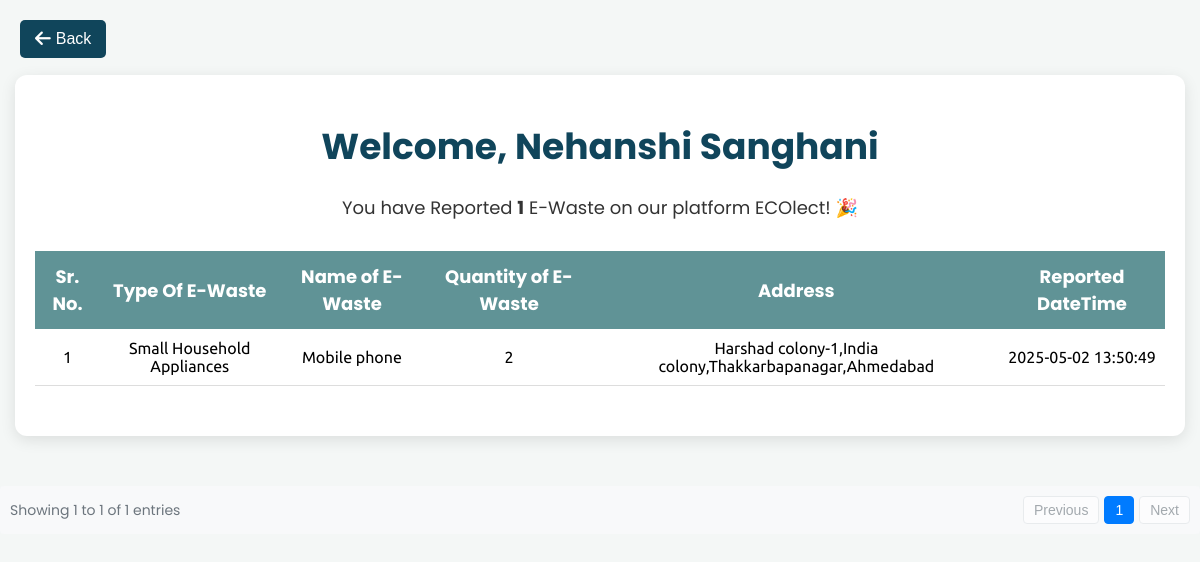
The app's page /reported.php?email=nehanshisanghani261@gmail.com with its own data.
### tables this page shows
CREATE TABLE `ewaste` (
  `Sr.No` int(10) NOT NULL,
  `Fullname` varchar(30) NOT NULL,
  `Type` varchar(100) NOT NULL,
  `EName` varchar(30) NOT NULL,
  `Quantity` int(10) NOT NULL,
  `Latitude` float NOT NULL,
  `Longitude` float NOT NULL,
  `Address` longtext NOT NULL,
  `Datetime` datetime NOT NULL DEFAULT current_timestamp()
);

### dbconnect.php (called while the page is built, shortened)
<?php
$table ="login_credentials";
?>

### reported.php (the view, shortened to what this page needs)
<?php
include 'dbconnect.php';
if (isset($_GET['email'])) {
    $user_email = $_GET['email'];
} elseif (isset($_SESSION['user_email'])) {
    $user_email = $_SESSION['user_email'];
} else {
    header("Location: login.php");
    exit();
}
$ewaste = "ewaste";
$fullname = '';
$sql = "SELECT * FROM `$table` WHERE EMAIL = '$user_email'";
$result = mysqli_query($conn, $sql);
if ($result && mysqli_num_rows($result) > 0) {
    $row = mysqli_fetch_assoc($result);
    $fullname = $row['Fullname'];
} else {
    echo "error";
    exit;
}
$sql = "SELECT * FROM `$ewaste` WHERE FULLNAME = '$fullname'";
$result = mysqli_query($conn, $sql);
$nor = mysqli_num_rows($result)+1;
?>
<!DOCTYPE html>
<html lang="en">
<head>
    <link rel="stylesheet" href="admin/admin_css/pagination.css">
    <link rel="stylesheet" href="css/reported.css">
</head>
<body>
    <button class="back-button" onclick="window.location.href='home.php?email<?php echo $user_email;?>';">
        <i class="fa-solid fa-arrow-left"></i> Back
    </button>
    <div class="container">
        <h1>Welcome, <?php echo $fullname; ?></h1>
        <p>You have Reported <strong><?php echo $nor-1;?></strong> E-Waste on our platform ECOlect! &#127881;</p>
        <?php if ($nor > 0): ?>
            <div class="table-wrapper">
                <table id="data-table">
                    <thead>
                    <tr>
                        <th>Sr. No.</th>
                        <th>Type Of E-Waste</th>
                        <th>Name of E-Waste</th>
                        <th>Quantity of E-Waste</th>
                        <th>Address</th>
                        <th>Reported DateTime</th>
                    </tr>
                    </thead>
                    <tbody>
                    <?php $counter = 1; ?>
                    <?php while($row = mysqli_fetch_assoc($result)): ?>
                        <tr>
                            <td><?php echo $counter++; ?></td>
                            <td><?php echo $row['Type']; ?></td>
                            <td><?php echo $row['EName']; ?></td>
                            <td><?php echo $row['Quantity']; ?></td>
                            <td><?php echo $row['Address']; ?></td>
                            <td><?php echo $row['Datetime']; ?></td>
                        </tr>
                    <?php endwhile; ?>
                    </tbody>
                </table>
            </div>
        <?php endif; ?>
    </div>
    <div class="table-pagination">
        <div class="pagination-info" id="pagination-info">Loading...</div>
        <div class="pagination-controls">
            <button class="pagination-button" id="prev-button">Previous</button>
            <div id="page-numbers"></div>
            <button class="pagination-button" id="next-button">Next</button>
        </div>
    </div>
</body>
</html>

### admin/admin_css/pagination.css (style rules this page uses)
.table-pagination { display: flex; justify-content: space-between; align-items: center; padding: 10px; background-color: #f8f9fa; border-radius: 4px; }
.pagination-info { font-size: 14px; color: #6c757d; }
.pagination-controls { display: flex; gap: 5px; align-items: center; }
.pagination-button { padding: 5px 10px; border: 1px solid #dee2e6; background-color: white; color: #007bff; cursor: pointer; border-radius: 4px; font-size: 14px; }
.pagination-button:disabled { color: #6c757d; cursor: not-allowed; opacity: 0.6; }

### css/reported.css (style rules this page uses)
body { margin: 0; padding: 0; background: #f4f7f6; font-family: 'Poppins', sans-serif; }
.container { max-width: 95%; margin: 50px 15px; padding: 20px; background: #ffffff; border-radius: 12px; box-shadow: 0 4px 15px rgba(0,0,0,0.1); text-align: center; }
h1 { color: #10455b; font-size: 36px; margin-bottom: 20px; }
p { font-size: 18px; color: #333; margin-bottom: 30px; }
.table-wrapper { overflow-x: auto; }
table { width: 100%; border-collapse: collapse; margin-bottom: 30px; }
th { background-color: #609396; color: white; padding: 12px 8px; font-size: 18px; }
td { padding: 10px 8px; text-align: center; border-bottom: 1px solid #ddd; font-family: 'Ubuntu', sans-serif; font-size: 16px; }
.back-button { position: absolute; top: 20px; left: 20px; background-color: #10455b; color: white; border: none; padding: 10px 15px; font-size: 16px; border-radius: 5px; cursor: pointer; display: flex; align-items: center; gap: 5px; transition: background-color 0.3s ease; }
.back-button i { font-size: 18px; }

### records on screen
ewaste: Type "Small Household Appliances", EName "Mobile phone", Quantity "2", Address "Harshad colony-1,India colony,Thakkarbapanagar,Ahmedabad", Datetime "2025-05-02 13:50:49"

### other values on screen
$fullname "Nehanshi Sanghani"
$nor-1 "1"
